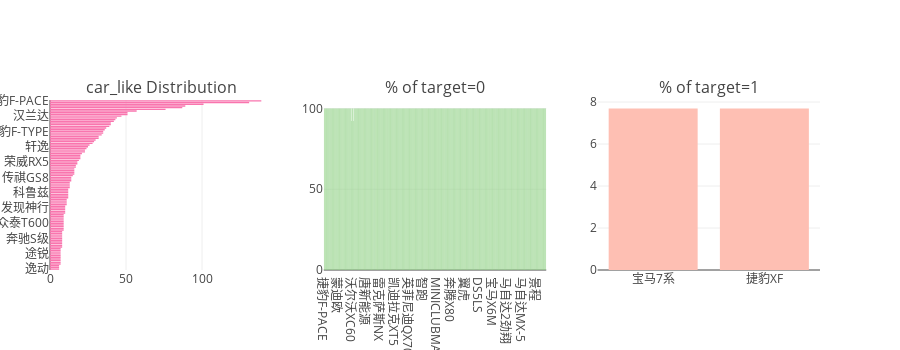

This figure's notebook cell:
### Code cell
catAndTrgt(merge_df, "car_like")

### Figure 1 — Plotly figure (JSON) as saved in the notebook; plotly's stock layout.template omitted (floating-point values rounded to 4 significant figures; data arrays with more than 128 entries replaced by an {"elided": "..."} marker saying what was removed)
{"data": [{"marker": {"color": "#f975ae"}, "orientation": "h", "type": "bar", "uid": "a50780dc-940e-11e8-add6-6c40089fb510", "x": [6, 6, 6, 7, 7, 7, 7, 7, 7, 7, 7, 7, 7, 8, 8, 8, 8, 8, 8, 8, 8, 8, 8, 9, 9, 9, 9, 9, 9, 9, 9, 9, 9, 10, 10, 10, 10, 10, 11, 11, 11, 11, 12, 12, 12, 12, 12, 12, 13, 13, 13, 13, 14, 14, 14, 15, 16, 16, 16, 16, 17, 17, 18, 18, 19, 20, 20, 20, 21, 23, 23, 24, 25, 26, 28, 29, 30, 32, 32, 34, 35, 35, 36, 37, 39, 40, 40, 42, 43, 44, 47, 51, 51, 57, 76, 87, 89, 101, 131, 139], "xaxis": "x", "y": ["逸动", "冠道", "迈锐宝", "凯越", "致悦", "荣威RX3", "雪铁龙C5", "瑞风S7", "Ghibli", "途锐", "奥迪A5", "雷克萨斯IS", "科迈罗", "思铂睿", "奥迪Q7", "Cayenne", "帕萨特", "宝马4系", "奔驰S级", "揽胜", "途观", "唐新能源", "远景SUV", "博瑞", "马自达3Axela昂克赛拉", "英朗", "揽胜运动版", "众泰T600", "宝骏560", "瑞虎3", "宝马X6", "马自达CX-4", "君威", "Mustang", "君越", "自由光", "发现神行", "帝豪GL", "Panamera", "奥迪A7", "众泰T700", "锐界", "迈腾", "凯迪拉克CT6", "马自达CX-5", "科鲁兹", "沃尔沃XC60", "昂科威", "宝马7系", "Macan", "揽胜极光", "捷豹XF", "哈弗H6", "奥迪Q5", "传祺GS8", "一汽-大众CC", "阿特兹", "奔驰CLA级", "菲翔", "名爵ZS", "长安CS75", "艾瑞泽5", "奔驰GLC", "荣威RX5", "宝马X5", "途观L", "自由侠", "楼兰", "凯迪拉克ATS-L", "思域", "雅阁", "普拉多", "轩逸", "蒙迪欧", "劲客", "卡罗拉", "奥迪A6L", "瑞虎7", "奔驰C级", "速腾", "本田CR-V", "捷豹F-TYPE", "领克01", "捷豹XEL", "奥迪A4L", "骐达", "奔驰E级", "福克斯", "天籁", "凯美瑞", "汉兰达", "WEYVV7", "帝豪GS", "捷豹XJ", "捷豹XE", "宝马5系", "博越", "捷豹XFL", "宝马3系", "捷豹F-PACE"], "yaxis": "y"}, {"marker": {"color": "#96D38C"}, "name": "Target : 0", "type": "bar", "uid": "a508e86e-940e-11e8-8afd-6c40089fb510", "x": {"elided": "410 str values"}, "xaxis": "x2", "y": {"elided": "410 float values"}, "yaxis": "y2"}, {"marker": {"color": "#FEBFB3"}, "name": "Target : 1", "type": "bar", "uid": "a50a1f90-940e-11e8-95fa-6c40089fb510", "x": ["宝马7系", "捷豹XF"], "xaxis": "x3", "y": [7.692, 7.692], "yaxis": "y3"}], "layout": {"annotations": [{"font": {"size": 16}, "showarrow": false, "text": "car_like Distribution", "x": 0.1444, "xanchor": "center", "xref": "paper", "y": 1, "yanchor": "bottom", "yref": "paper"}, {"font": {"size": 16}, "showarrow": false, "text": "% of target=0", "x": 0.5, "xanchor": "center", "xref": "paper", "y": 1, "yanchor": "bottom", "yref": "paper"}, {"font": {"size": 16}, "showarrow": false, "text": "% of target=1", "x": 0.8556, "xanchor": "center", "xref": "paper", "y": 1, "yanchor": "bottom", "yref": "paper"}], "height": 350, "margin": {"l": 50}, "showlegend": false, "xaxis": {"anchor": "y", "domain": [0, 0.2889]}, "xaxis2": {"anchor": "y2", "domain": [0.3556, 0.6444]}, "xaxis3": {"anchor": "y3", "domain": [0.7111, 1]}, "yaxis": {"anchor": "x", "domain": [0, 1]}, "yaxis2": {"anchor": "x2", "domain": [0, 1]}, "yaxis3": {"anchor": "x3", "domain": [0, 1]}}}
